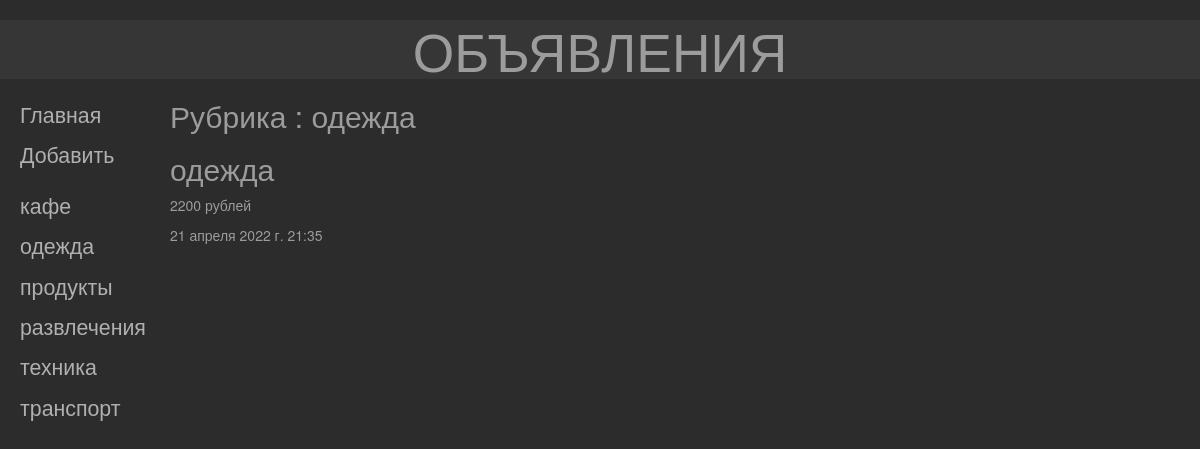
The app's page /5/ with its own data.
### expense/models.py (models this page shows, shortened)
class Rubric(models.Model):
    name = models.CharField(max_length=20, db_index=True, verbose_name='Название')
    class Meta:
        verbose_name_plural = 'Рубрики'
        verbose_name = 'Рубрику'
        ordering = ['name']

class Expense(models.Model):#verbose_name - название на админ старнице
    title = models.CharField(max_length=255, verbose_name='Трата на')
    amount = models.IntegerField(verbose_name='Сумма')
    time_create = models.DateTimeField(default=timezone.now, verbose_name='Дата создания')
    time_update = models.DateTimeField(auto_now=True,verbose_name = 'Дата последнего редактирования')
    published_date = models.DateTimeField(blank=True, null=True, verbose_name='Дата публикации')
    rubric = models.ForeignKey('Rubric', null = True, on_delete=models.PROTECT, verbose_name='Рубрика')
    class Meta:# весь класс META нужен для красивого отображения названий на админ-странице
        verbose_name_plural = 'Траты'
        verbose_name = 'объявление'
        ordering = ['-published_date']

### expense/views.py (the view)
# urls.py: path('<int:rubric_id>/', by_rubric, name='by_rubric'),
def by_rubric(request, rubric_id):
    bbs = Expense.objects.filter(rubric = rubric_id)
    rubrics = Rubric.objects.all()
    current_rubric = Rubric.objects.get(pk = rubric_id)
    context = {'bbs' : bbs, 'rubrics' : rubrics, "current_rubric" : current_rubric}
    return render(request, 'expense/rubric.html', context)

### expense/templates/expense/rubric.html (shortened to what this page needs)
{% extends 'layout/basic.html' %}
{% block content %}
    <h2>Рубрика : {{current_rubric.name}}</h2>
<div class="main_block_expense">
    {% for bb in bbs %}
    <div class = 'expense'>
        <h2>{{bb.title}}</h2>
        <p>{{bb.amount}} рублей</p>
            <p>{{bb.time_create}}</p>
    </div>
    {% endfor %}
</div>
{% endblock %}

### expense/templates/layout/basic.html (shortened to what this page needs)
{% load static %}
<!DOCTYPE html>
<html lang="en">
<head>
    <link rel="stylesheet" href="//maxcdn.bootstrapcdn.com/bootstrap/3.2.0/css/bootstrap.min.css">
    <link rel="stylesheet" href="//maxcdn.bootstrapcdn.com/bootstrap/3.2.0/css/bootstrap-theme.min.css">
    <link rel="stylesheet" type="text/css" href="{% static 'css\style.css' %}">
</head>
<body>
    <header>
        <h1>объявления</h1>
    </header>
    <nav>
        <a href="{% url 'index' %}">Главная</a>
        <a class="add" href="{% url 'add' %}">Добавить</a>
        {% for rubric in rubrics %}
        <a href="{% url 'by_rubric' rubric.pk %}">{{rubric.name}}</a>
        {% endfor %}
    </nav>
    <section>
        {% block content %}
        {% endblock %}
    </section>
</body>
</html>

### expense/static/css/style.css (style rules this page uses)
html { box-sizing: border-box; }
body { background: rgb(44, 44, 44); color:rgb(156, 156, 156); }
header h1 { font-size: 40pt; text-transform: uppercase; text-align: center; background: rgba(134, 134, 134, 0.1); }
nav { font-size: 16pt; width: 150px; float: left; margin-left: 20px; }
a { color:rgb(176, 176, 177); }
nav a { display: block; margin:10px 0px; }
nav .add { padding-bottom: 10px; }

### records on screen
Rubric: name "кафе"
Rubric: name "одежда"
Rubric: name "продукты"
Rubric: name "развлечения"
Rubric: name "техника"
Rubric: name "транспорт"
Expense: title "одежда", amount "2200", time_create "21 апреля 2022 г. 21:35"
